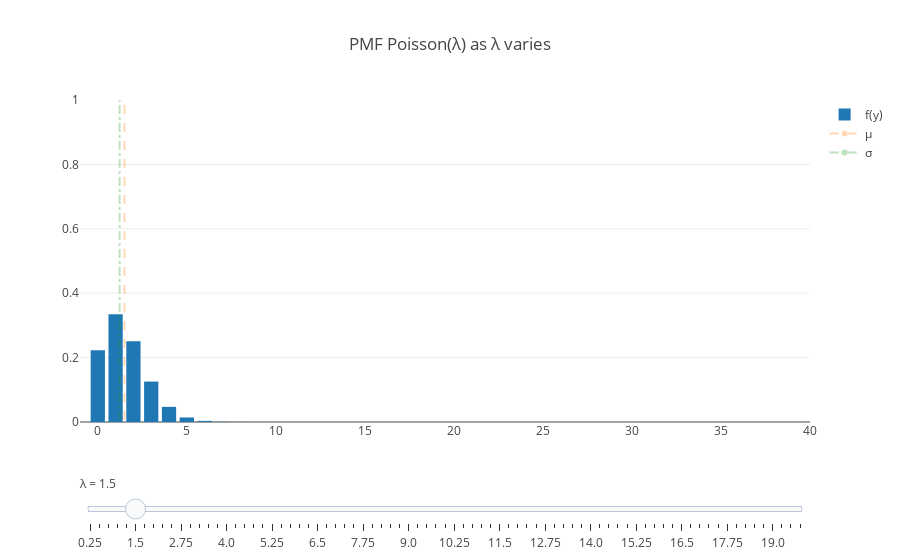

The notebook cell this image was saved under:
### Markdown cell above
# Poisson

Recall that the pmf of $Y \sim Poisson(\lambda)$ for average $\lambda > 0$ is given by $f(y) = \frac{\lambda^y}{y!} e^{-\lambda}$, for $y = 0, 1, 2 \dots$. 

$E[Y] = \lambda$ and $Var[Y] = \lambda$.

## PMF as $\lambda$ varies

### Code cell
p_range = np.arange(0.25, 20, 0.25)
x_range = np.arange(-1, 200)

hist = [dict(
    visible = False,
    type = 'bar',
    name = 'f(y)',
    x = x_range,
    y = poisson.pmf(x_range, p)) for p in p_range]

linesmu = [dict(
    visible = False,
    type = 'scatter',
    name = 'µ',
    line = dict(dash = 'dash'),
    opacity = 0.3,
    x=[p, p],
    y=[-10,10]) for p in p_range]

linessig = [dict(
    visible = False,
    type = 'scatter',
    name = 'σ',
    line = dict(dash = 'dashdot'),
    opacity = 0.3,
    x=[np.sqrt(p), np.sqrt(p)],
    y=[-10,10]) for p in p_range]

data = []
data = hist + linesmu + linessig

steps = []
for i in range(len(p_range)):
    step = dict(
        method = 'restyle',
        args = ['visible', [False] * len(data)],
        label = str(p_range[i])
    )
    step['args'][1][i] = True # Toggle i'th trace to "visible"
    step['args'][1][len(p_range) + i] = True # Toggle i'th trace to "visible"
    step['args'][1][2*len(p_range) + i] = True # Toggle i'th trace to "visible"
    steps.append(step)

i = 5
data[i]['visible'] = True    
data[len(p_range) + i]['visible'] = True   
data[2*len(p_range) + i]['visible'] = True   

sliders = [ dict(
    active = i,
    currentvalue = {"prefix": "λ = "},
    pad = {"t": 50},
    steps = steps
) ]


layout = dict(sliders=sliders, 
              title='PMF Poisson(λ) as λ varies',
              yaxis=dict(
                  autorange=False,
                  range=[0, 1]
              ),
             xaxis=dict(
                 range=[-1,40]
             ))

fig = dict(data=data, layout=layout)

offline.iplot(fig, filename='Poisson_var')
